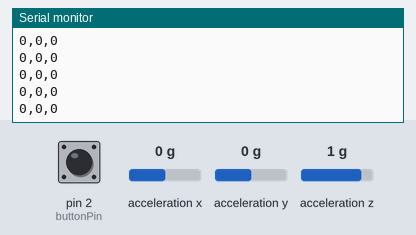
This sketch was run on a simulated Arduino Uno, built with avr-gcc and run on an emulated ATmega328P. Shown: the last lines printed to the serial monitor. Inputs (shaded band) come from the test bench; at power-on: acceleration x 0 g, acceleration y 0 g, pin 2 (buttonPin) LOW, acceleration z 1 g.

Above: at 1.5 s.
1.6 s: acceleration x set to -1.4 g
At 2.2 s:
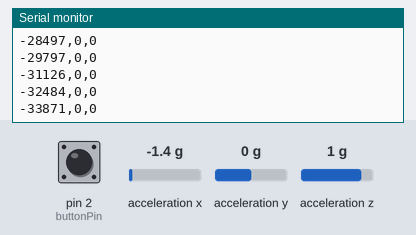
4.6 s: acceleration y set to -1.4 g
At 5.4 s:
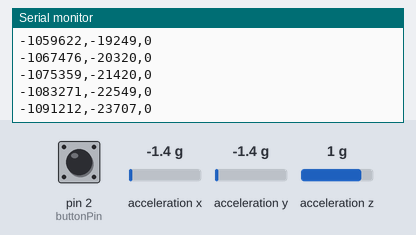
7.6 s: acceleration x set to 0 g
At 8.7 s:
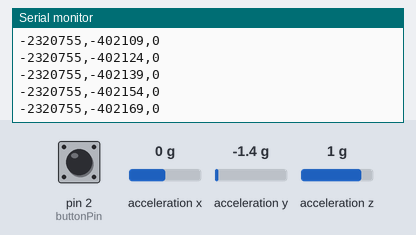
10.6 s: acceleration x set to -0.8 g
At 11.5 s:
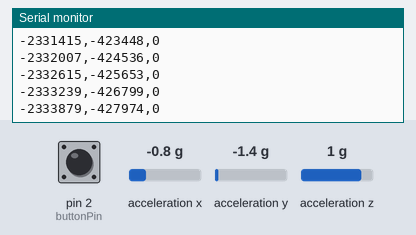
13.6 s: acceleration y set to 0 g
At 14.3 s:
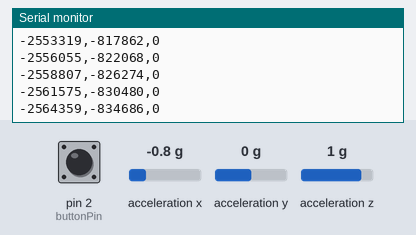
16.6 s: pin 2 (buttonPin) pulled HIGH for 0.15 s
Timing chart, 0 to 19.6 s (numbered marks = the images above; inputs shaded):
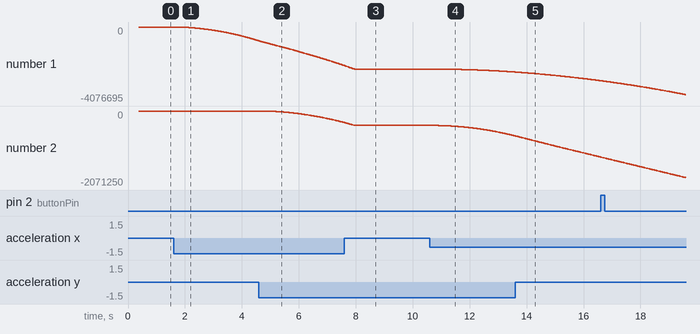

Measured:
- after the input at 1.6 s, the serial monitor: prints a new line at once (image 1)
- plotted number 1: 0 → -762577 after the input at 1.6 s

The sketch:

accelerometer_algo.ino
```cpp
#include <Wire.h>
#include "MMA7660.h"

MMA7660 accelemeter;
int32_t sstatex = 0, sstatey = 0;
int32_t a_x0 = 0, a_y0 = 0, v_x0 = 0, v_y0 = 0, pos_x0 = 0, pos_y0 = 0;
uint8_t countx = 0, county = 0;

const int buttonPin = 2;
int buttonState = 0;

void movement_end_check(int32_t a_x, int32_t a_y) {
  if(a_x == 0)
    countx++;
  else
    countx = 0;

  if(countx >= 15)
    v_x0 = 0;

  if (a_x == 0)
    county++;
  else
    county = 0;

  if(county >= 15) {
    v_y0 = 0;
  }
}
void accel_setup() {
  accelemeter.init();
  int8_t ax, ay, az;
  uint16_t count1 = 0;
  do {
    accelemeter.getXYZ(&ax, &ay, &az);
    sstatex += ax;
    sstatey += ay;
    count1++;
  } while (count1 != 0x0400);

  sstatex >>= 10;
  sstatey >>= 10;
}

void setup() {
  Serial.begin(9600);
  accel_setup();
  pinMode(buttonPin, INPUT);
}

void loop() {
  int8_t ax, ay, az;
  int32_t s_ax = 0, s_ay = 0, s_az = 0;
  uint8_t counter = 0;

  do {
    accelemeter.getXYZ(&ax, &ay, &az);
    s_ax += ax;
    s_ay += ay;
    counter++;
  } while (counter != 0x20);

  s_ax >>= 5;
  s_ay >>= 5;
  s_ax -= sstatex;
  s_ay -= sstatey;

  if (s_ax <= 3 && s_ax >= -3)
    s_ax = 0;
  if (s_ay <= 3 && s_ay >= -3)
    s_ay = 0;

  int32_t v_x = v_x0 + a_x0 + ((s_ax - a_x0) >> 1);
  int32_t pos_x = pos_x0 + v_x0 + ((v_x - v_x0) >> 1);

  int32_t v_y = v_y0 + a_y0 + ((s_ay - a_y0) >> 1);
  int32_t pos_y = pos_y0 + v_y0 + ((v_y - v_y0) >> 1);

  a_x0 = s_ax;
  a_y0 = s_ay;

  v_x0 = v_x;
  v_y0 = v_y;

  Serial.print(pos_x);
  Serial.print(",");
  Serial.print(pos_y);
  Serial.print(",");

  movement_end_check(s_ax, s_ay);
  pos_x0 = pos_x;
  pos_y0 = pos_y;

  buttonState = digitalRead(buttonPin);
  Serial.print(buttonState);
  Serial.println("");
}
```
